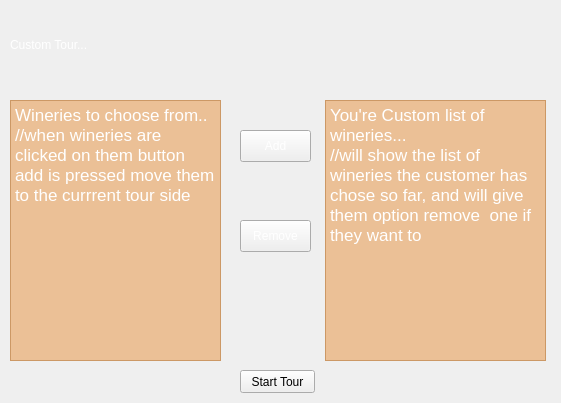
<?xml version="1.0" encoding="UTF-8"?>
<ui version="4.0">
 <class>CustomTour</class>
 <widget class="QWidget" name="CustomTour">
  <property name="geometry">
   <rect>
    <x>0</x>
    <y>0</y>
    <width>561</width>
    <height>403</height>
   </rect>
  </property>
  <property name="windowTitle">
   <string>Form</string>
  </property>
  <property name="styleSheet">
   <string notr="true">background-image: url(:/Resources/kustom.jpeg);</string>
  </property>
  <widget class="QPushButton" name="add">
   <property name="geometry">
    <rect>
     <x>240</x>
     <y>130</y>
     <width>71</width>
     <height>32</height>
    </rect>
   </property>
   <property name="styleSheet">
    <string notr="true">color: white;
background-image: url(:/Downloads/kustom.jpeg);
font: 13pt &quot;American Typewriter&quot;;</string>
   </property>
   <property name="text">
    <string>Add</string>
   </property>
  </widget>
  <widget class="QPushButton" name="remove">
   <property name="geometry">
    <rect>
     <x>240</x>
     <y>220</y>
     <width>71</width>
     <height>32</height>
    </rect>
   </property>
   <property name="styleSheet">
    <string notr="true">color: white;
background-image: url(:/Downloads/kustom.jpeg);
font: 13pt &quot;American Typewriter&quot;;</string>
   </property>
   <property name="text">
    <string>Remove</string>
   </property>
  </widget>
  <widget class="QLabel" name="label">
   <property name="geometry">
    <rect>
     <x>10</x>
     <y>15</y>
     <width>281</width>
     <height>61</height>
    </rect>
   </property>
   <property name="styleSheet">
    <string notr="true">font: italic 26pt &quot;Zapfino&quot;;</string>
   </property>
   <property name="text">
    <string>&lt;html&gt;&lt;head/&gt;&lt;body&gt;&lt;p&gt;&lt;span style=&quot; color:#ffffff;&quot;&gt;Custom Tour...&lt;/span&gt;&lt;/p&gt;&lt;/body&gt;&lt;/html&gt;</string>
   </property>
  </widget>
  <widget class="QTextBrowser" name="chooseList">
   <property name="geometry">
    <rect>
     <x>10</x>
     <y>100</y>
     <width>211</width>
     <height>261</height>
    </rect>
   </property>
   <property name="styleSheet">
    <string notr="true">background-color: rgba(231, 153, 77, 140);

color: white;


font: 13pt &quot;American Typewriter&quot;;</string>
   </property>
   <property name="html">
    <string>&lt;!DOCTYPE HTML PUBLIC &quot;-//W3C//DTD HTML 4.0//EN&quot; &quot;http://www.w3.org/TR/REC-html40/strict.dtd&quot;&gt;
&lt;html&gt;&lt;head&gt;&lt;meta name=&quot;qrichtext&quot; content=&quot;1&quot; /&gt;&lt;style type=&quot;text/css&quot;&gt;
p, li { white-space: pre-wrap; }
&lt;/style&gt;&lt;/head&gt;&lt;body style=&quot; font-family:'American Typewriter'; font-size:13pt; font-weight:400; font-style:normal;&quot;&gt;
&lt;p style=&quot; margin-top:0px; margin-bottom:0px; margin-left:0px; margin-right:0px; -qt-block-indent:0; text-indent:0px;&quot;&gt;Wineries to choose from..&lt;/p&gt;
&lt;p style=&quot; margin-top:0px; margin-bottom:0px; margin-left:0px; margin-right:0px; -qt-block-indent:0; text-indent:0px;&quot;&gt;//when wineries are clicked on them button add is pressed move them to the currrent tour side&lt;/p&gt;
&lt;p style=&quot;-qt-paragraph-type:empty; margin-top:0px; margin-bottom:0px; margin-left:0px; margin-right:0px; -qt-block-indent:0; text-indent:0px;&quot;&gt;&lt;br /&gt;&lt;/p&gt;&lt;/body&gt;&lt;/html&gt;</string>
   </property>
  </widget>
  <widget class="QTextBrowser" name="cuurentList">
   <property name="geometry">
    <rect>
     <x>325</x>
     <y>100</y>
     <width>221</width>
     <height>261</height>
    </rect>
   </property>
   <property name="styleSheet">
    <string notr="true">

background-color: rgba(231, 153, 77, 140);

color: white;
font: 13pt &quot;American Typewriter&quot;;</string>
   </property>
   <property name="html">
    <string>&lt;!DOCTYPE HTML PUBLIC &quot;-//W3C//DTD HTML 4.0//EN&quot; &quot;http://www.w3.org/TR/REC-html40/strict.dtd&quot;&gt;
&lt;html&gt;&lt;head&gt;&lt;meta name=&quot;qrichtext&quot; content=&quot;1&quot; /&gt;&lt;style type=&quot;text/css&quot;&gt;
p, li { white-space: pre-wrap; }
&lt;/style&gt;&lt;/head&gt;&lt;body style=&quot; font-family:'American Typewriter'; font-size:13pt; font-weight:400; font-style:normal;&quot;&gt;
&lt;p style=&quot; margin-top:0px; margin-bottom:0px; margin-left:0px; margin-right:0px; -qt-block-indent:0; text-indent:0px;&quot;&gt;You're Custom list of wineries...&lt;/p&gt;
&lt;p style=&quot; margin-top:0px; margin-bottom:0px; margin-left:0px; margin-right:0px; -qt-block-indent:0; text-indent:0px;&quot;&gt;//will show the list of wineries the customer has chose so far, and will give them option remove  one if they want to&lt;/p&gt;&lt;/body&gt;&lt;/html&gt;</string>
   </property>
  </widget>
  <widget class="QPushButton" name="pushButton">
   <property name="geometry">
    <rect>
     <x>240</x>
     <y>370</y>
     <width>75</width>
     <height>23</height>
    </rect>
   </property>
   <property name="styleSheet">
    <string notr="true"/>
   </property>
   <property name="text">
    <string>Start Tour</string>
   </property>
  </widget>
  <zorder>add</zorder>
  <zorder>remove</zorder>
  <zorder>label</zorder>
  <zorder>cuurentList</zorder>
  <zorder>chooseList</zorder>
  <zorder>pushButton</zorder>
 </widget>
 <resources/>
 <connections/>
</ui>
